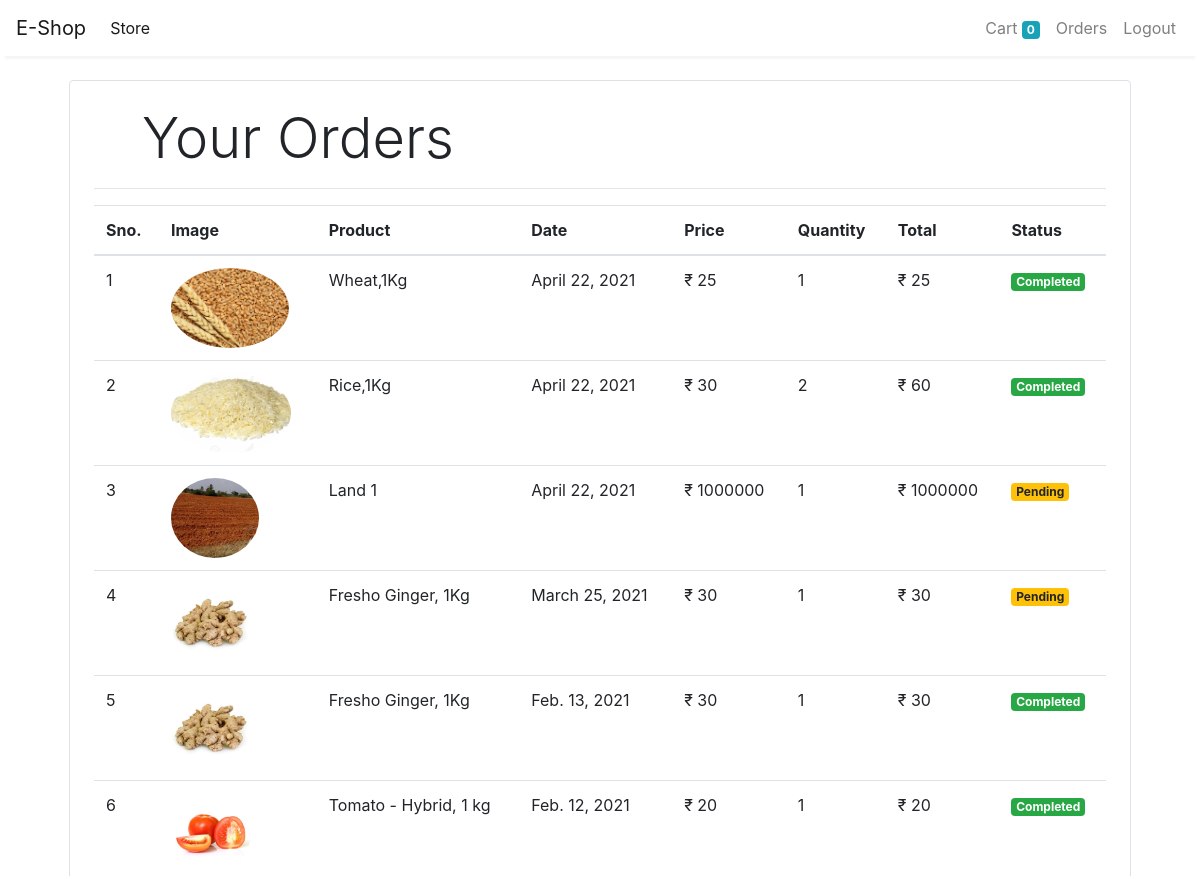
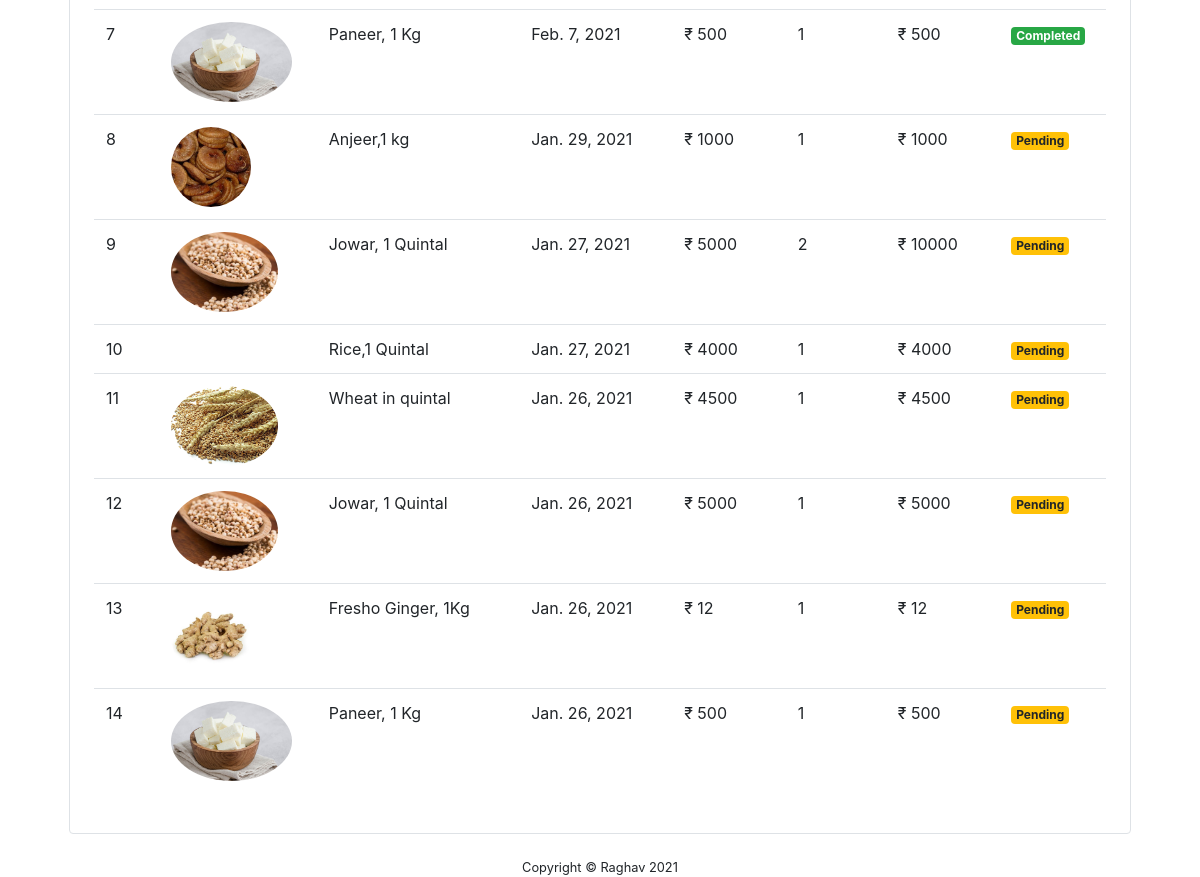
Screenshot of /orders (signed in) with the database file from the repository (2 pictures, top to bottom).
### store/models/orders.py (models this page shows, shortened)
class Order(models.Model):
    product = models.ForeignKey(Product,
                                on_delete=models.CASCADE)
    customer = models.ForeignKey(Customer,
                                 on_delete=models.CASCADE)
    quantity = models.IntegerField(default=1)
    price = models.IntegerField()
    address = models.CharField(max_length=50, default='', blank=True)
    phone = models.CharField(max_length=50, default='', blank=True)
    date = models.DateField(default=datetime.datetime.today)
    status = models.BooleanField(default=False)
    def __str__(self):
        return ' {}'.format(self.product.name)
    @staticmethod
    def get_orders_by_customer(customer_id):
        return Order.objects.filter(customer=customer_id).order_by('-date')

### store/models/product.py (models this page shows, shortened)
class Product(models.Model):
    name = models.CharField(max_length=50)
    price = models.IntegerField(default=0)
    category = models.ForeignKey(Category, on_delete=models.CASCADE, default=1)
    description = models.CharField(max_length=200, default='' , null=True , blank=True)
    stock=models.IntegerField(default=0)
    image = models.ImageField(upload_to='uploads/products/')

### store/middlewares/auth.py (the view)
    def middleware(request):
        print(request.session.get('customer'))
        returnUrl = request.META['PATH_INFO']
        print(request.META['PATH_INFO'])
        if not request.session.get('customer'):
           return redirect(f'login?return_url={returnUrl}')
        response = get_response(request)
        return response

### store/templatetags/custom_filter.py (called while the page is built)
@register.filter(name='currency')
def currency(number):
    return "₹ "+str(number)

@register.filter(name='multiply')
def multiply(number , number1):
    return number * number1

### store/views/orders.py (called while the page is built)
    def get(self , request ):
        customer = request.session.get('customer')
        orders = Order.get_orders_by_customer(customer)
        print(orders)
        return render(request , 'orders.html'  , {'orders' : orders})

### store/templates/orders.html
{% extends 'base.html' %}
{% block content %}
{% load cart %}
{% load custom_filter %}
<div class="container">
   <div class="border rounded p-4 m-4">
        <p class="display-4 pl-4 ml-4">Your Orders</p>
        <hr>
        <table class="table">
            <thead>
                <tr>
                    <th>Sno.</th>
                    <th>Image</th>
                    <th>Product</th>
                    <th>Date</th>
                    <th>Price</th>
                    <th>Quantity</th>
                    <th>Total</th>
                    <th>Status</th>
                </tr>
            </thead>
            <tbody>
                {% for order in orders %}
                <tr>
                    <td>{{forloop.counter}}</td>
                    <td><img style="height: 80px;" class="rounded-circle" src="{{order.product.image.url}}" alt=""></td>
                    <td>{{order.product.name}}</td>
                    <td>{{order.date}}</td>
                    <td>{{order.price|currency}}</td>
                    <td>{{order.quantity}}</td>
                    <td>{{order.quantity|multiply:order.price|currency}}</td>
                    {% if order.status %}
                    <td><small class="badge badge-success">Completed</small></td>
                    {%else%}
                    <td><small class="badge badge-warning">Pending</small></td>
                    {% endif %}
                </tr>
                {% endfor %}
            </tbody>
        </table>
   </div>
</div>
{% endblock %}

### store/templates/base.html (shortened to what this page needs)
<!doctype html>
<html lang="en">
<head>
  <link rel="stylesheet" href="https://maxcdn.bootstrapcdn.com/bootstrap/4.0.0/css/bootstrap.min.css"
>
</head>
<body>
  <nav class="one-edge-shadow
  sticky-top navbar
  navbar-expand-lg
   navbar-light bg-white">
    <a class="navbar-brand" href="/">E-Shop</a>
    <div class="collapse navbar-collapse" id="navbarSupportedContent">
      <ul class="navbar-nav mr-auto">
        <li class="nav-item active">
          <a class="nav-link" href="/store">Store <span class="sr-only">(current)</span></a>
        </li>
      </ul>
      <ul class=" navbar-nav my-2 my-lg-0">
        <li class="nav-item ">
          <a class="nav-link" href="/cart">Cart
            <span class="badge badge-info">{{request.session.cart.keys|length}}</span>
            <span class="sr-only">(current)</span></a>
        </li>
        {% if request.session.customer %}
        <li class="nav-item ">
          <a class="nav-link" href="/orders">Orders<span class="sr-only">(current)</span></a>
        </li>
        <li class="nav-item ">
          <a class="nav-link" href="/logout">Logout<span class="sr-only">(current)</span></a>
        </li>
        {% endif %}
      </ul>
    </div>
  </nav>
  {% block content %}{% endblock %}
</body>
<footer class="bg-black small text-center text-white-50">
  <div class="container">
    Copyright &copy; Raghav 2021
  </div>
</footer>
</html>

### store/templates/base.html (style rules this page uses)
nav { background-color: white; }
.one-edge-shadow { box-shadow: 0 8px 2px -5px rgb(246, 245, 245); }

### rows the page displays
Order: product.image (picture), product.name "Wheat,1Kg", date "April 22, 2021", price "₹ 25", quantity "1", quantity|multiply "₹ 25", status "Completed"
Order: product.image (picture), product.name "Rice,1Kg", date "April 22, 2021", price "₹ 30", quantity "2", quantity|multiply "₹ 60", status "Completed"
Order: product.image (picture), product.name "Land 1", date "April 22, 2021", price "₹ 1000000", quantity "1", quantity|multiply "₹ 1000000", status "Pending"
Order: product.image (picture), product.name "Fresho Ginger, 1Kg", date "March 25, 2021", price "₹ 30", quantity "1", quantity|multiply "₹ 30", status "Pending"
Order: product.image (picture), product.name "Fresho Ginger, 1Kg", date "Feb. 13, 2021", price "₹ 30", quantity "1", quantity|multiply "₹ 30", status "Completed"
Order: product.image (picture), product.name "Tomato - Hybrid, 1 kg", date "Feb. 12, 2021", price "₹ 20", quantity "1", quantity|multiply "₹ 20", status "Completed"
Order: product.image (picture), product.name "Paneer, 1 Kg", date "Feb. 7, 2021", price "₹ 500", quantity "1", quantity|multiply "₹ 500", status "Completed"
Order: product.image (picture), product.name "Anjeer,1 kg", date "Jan. 29, 2021", price "₹ 1000", quantity "1", quantity|multiply "₹ 1000", status "Pending"
Order: product.image (picture), product.name "Jowar, 1 Quintal", date "Jan. 27, 2021", price "₹ 5000", quantity "2", quantity|multiply "₹ 10000", status "Pending"
Order: product.name "Rice,1 Quintal", date "Jan. 27, 2021", price "₹ 4000", quantity "1", quantity|multiply "₹ 4000", status "Pending"
Order: product.image (picture), product.name "Wheat in quintal", date "Jan. 26, 2021", price "₹ 4500", quantity "1", quantity|multiply "₹ 4500", status "Pending"
Order: product.image (picture), product.name "Jowar, 1 Quintal", date "Jan. 26, 2021", price "₹ 5000", quantity "1", quantity|multiply "₹ 5000", status "Pending"
Order: product.image (picture), product.name "Fresho Ginger, 1Kg", date "Jan. 26, 2021", price "₹ 12", quantity "1", quantity|multiply "₹ 12", status "Pending"
Order: product.image (picture), product.name "Paneer, 1 Kg", date "Jan. 26, 2021", price "₹ 500", quantity "1", quantity|multiply "₹ 500", status "Pending"

### other values shown
{{ request.session.cart.keys|length }} "0"
